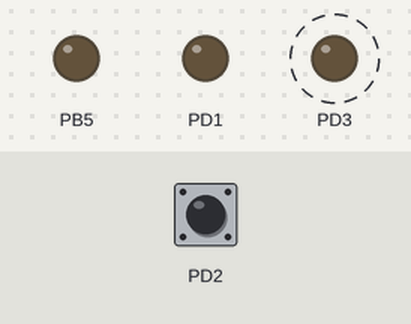
Simulated run of this program. Board: ATmega328P, built with avr-gcc and emulated at 16 MHz. Parts: output pins drawn as LEDs (lit = HIGH). Dashed ring = blinking. Inputs (shaded band) come from the test bench; at power-on: PD2 HIGH.

Above: at 0.87 s.
1.3 s: PD2 pulled LOW for 0.15 s
At 1.62 s:
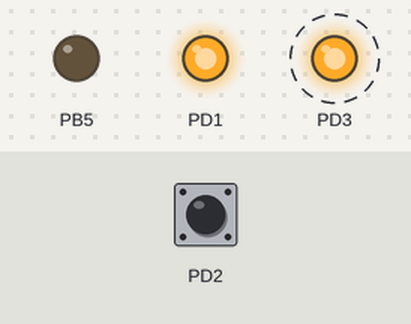
4.3 s: PD2 pulled LOW for 1 s
At 4.62 s:
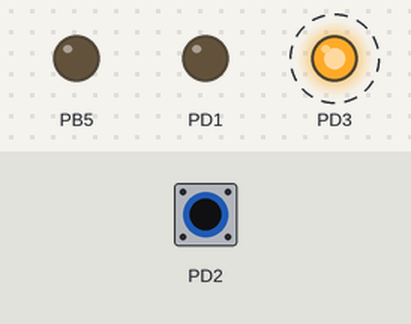
7.3 s: PD2 pulled LOW for 3.2 s
At 7.87 s:
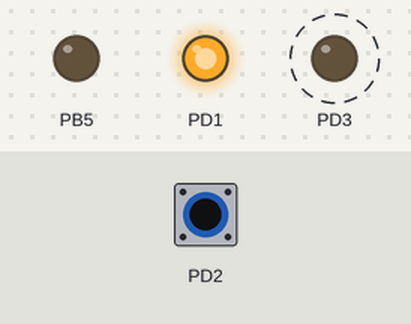
Timing chart, 0 to 18.0 s (numbered marks = the images above; inputs shaded):
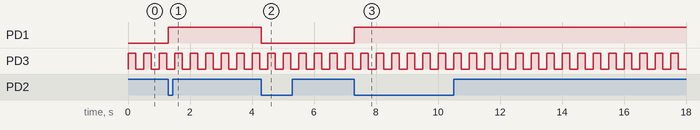

Measured:
- after the input at 1.3 s, PD1: LOW → HIGH at once
- after the input at 4.3 s, PD1: HIGH → LOW at once
- after the input at 7.3 s, PD1: LOW → HIGH at once
- by itself, PD3: alternates HIGH for 0.25 s and LOW for 0.25 s

The program:

main.c
```c
// (licence header left out)
#include <stdint.h>

#include <avr/io.h>
#include <avr/interrupt.h>
#include <util/delay.h>

#include "dio.h"
#include "pb5.h"

#define INT_LED         ARDUINO_D01
#define BUTTON          ARDUINO_D02
#define POLL_LED        ARDUINO_D03

/******************************************************************************/

void setup_debugger(void) {
        pb5_open();
}

/******************************************************************************/
#define TABLE_SIZE 3

void setup_digital_io(void) {
        uint8_t err = 0;

        const dio_config table[TABLE_SIZE] = {
                [0] = {INT_LED, OUTPUT, LOW},
                [1] = {BUTTON, INPUT, PULLUP},
                [2] = {POLL_LED, OUTPUT, LOW}
        };

        err = dio_open(table, TABLE_SIZE);

        if (err) {
                pb5_write(0xFF);
        }
}

/*******************************************************************************
enable INT0 interrupt on falling edge
*/
void setup_interrupt(void) {
        cli();

        EIMSK |= 1 << INT0;
        EICRA |= (1 << ISC01);

        sei();
}

/******************************************************************************/

void setup(void) {
        setup_debugger();
        setup_digital_io();
        setup_interrupt();
}

/******************************************************************************/

volatile uint8_t err_state;

ISR(INT0_vect, ISR_BLOCK) {
        static uint8_t err;

        err = dio_write(INT_LED, TOGGLE);

        if (err) {
                err_state = 1;
        }
}

/******************************************************************************/

int main(void) {
        setup();

        while (1) {
                uint8_t err = dio_write(POLL_LED, TOGGLE);

                if (err) {
                        pb5_write(0x22);
                }

                _delay_ms(250);

                if (err_state) {
                        pb5_write(0x11);
                }
        }

        return 0;
}
```

pb5.c
```c
// (licence header left out)
#include <avr/io.h>
#include <util/delay.h>

#include "dio.h"
#include "pb5.h"

/******************************************************************************/

void pb5_open(void)
{
        uint8_t err = 0;

        dio_config table = {
                .pin = ARDUINO_D13,
                .mode = OUTPUT,
                .value = LOW
        };

        err = dio_open(&table, 1);

        if (err) {
                DDRB |= (1 << DDB5);

                while (1) {
                        PORTB ^= (1 << PORTB5);
                        _delay_ms(50);
                }
        }
}

/*******************************************************************************
function does not return. Just a straight unrolled loop over the pattern until
reset. There is of course some time overhead on the _delay_ms and dio_write
function calls, but for a human reading the debug LED for debug purposes the
microsecond drift accumulation is absolutely not a problem.
*/

void pb5_write(const uint8_t pattern)
{
        uint8_t cycle[4] = {
                [0] = pattern >> 6,
                [1] = (pattern >> 4) & 0x3,
                [2] = (pattern >> 2) & 0x3,
                [3] = pattern & 0x3
        };

loop:
        for (uint8_t i = 0; i < 4; i++) {
                switch (cycle[i]) {
                        case 0:
                                _delay_ms(1000);
                                break;
                        case 1:
                                dio_write(ARDUINO_D13, HIGH);
                                _delay_ms(100);
                                dio_write(ARDUINO_D13, LOW);
                                _delay_ms(900);
                                break;
                        case 2:
                                dio_write(ARDUINO_D13, HIGH);
                                _delay_ms(100);
                                dio_write(ARDUINO_D13, LOW);
                                _delay_ms(100);
                                dio_write(ARDUINO_D13, HIGH);
                                _delay_ms(100);
                                dio_write(ARDUINO_D13, LOW);
                                _delay_ms(700);
                                break;
                        case 3:
                                dio_write(ARDUINO_D13, HIGH);
                                _delay_ms(100);
                                dio_write(ARDUINO_D13, LOW);
                                _delay_ms(100);
                                dio_write(ARDUINO_D13, HIGH);
                                _delay_ms(100);
                                dio_write(ARDUINO_D13, LOW);
                                _delay_ms(100);
                                dio_write(ARDUINO_D13, HIGH);
                                _delay_ms(100);
                                dio_write(ARDUINO_D13, LOW);
                                _delay_ms(500);
                                break;
                }
        }

        goto loop;
}
```

pb5.h
```c
// (licence header left out)
#ifndef PB5_H
#define PB5_H

/*******************************************************************************
* @function pb5_open
* @brief Configure pin B5 (arudino D13)
* @details If this open function fails internally, the builtin led will stay on.
*******************************************************************************/
void pb5_open(void);

/*******************************************************************************
* @function pb5_write
* @brief LED will flash according to input pattern. Function will not return.
* @details If this open function fails, the builtin led will rapidly flash.
* @param[in] pattern Each dibit from MSB -> LSB specifies the number of blinks
* to occur in one second. The entire pattern is performed over 4 seconds. e.g.,
* 0xB3 performs 2 blinks in second 1, 3 blinks in second 2, 0 blinks in second
* 3, and 3 blinks in second 4. This pattern repeatedly infinitely.
*******************************************************************************/
void pb5_write(const uint8_t pattern);

#endif /* PB5_H */
```

dio.c
```c
// (licence header left out)
#include <avr/interrupt.h>
#include <avr/io.h>
#include <avr/pgmspace.h>
#include <util/atomic.h>

#include "dio.h"

static uint8_t dio_open_entry(const uint8_t pin, const uint8_t mode);

#ifdef atomic
        #error "dio.c internal bug: atomic definition exists"
#else
        #define atomic ATOMIC_BLOCK(ATOMIC_RESTORESTATE)
#endif

/*******************************************************************************
* @struct name_attributes
* @brief Contains relevant register details for a given pin name
* @var name_attributes::pin_reg
*       @brief pointer to the associated PIN register
* @var name_attributes::mask
*       @brief bitmask over the PIN register. e.g., 1 << PINC3
* @var name_attributes::pos
*       @brief bit position within the PIN register. e.g., PINC3
*******************************************************************************/
typedef struct attributes {
        volatile uint8_t *const pin_reg;
        const uint8_t mask;
        const uint8_t pos;
} attributes;

/*******************************************************************************
* @var lookup
* @brief Lookup table to access the attributes associated with a given pin
* @details Due to_SFR_IO8() offsets on the ATmega328P, the data direction and
* port registers can be accessed via pointer arithmetic on the associated pin
* register. The flash table only needs a reference to the pin register because
* DDR = PIN + 1 and PORT = PIN + 2. This will free 46 bytes of flash memory.
*******************************************************************************/
static const attributes lookup[] PROGMEM = {
        /* Port B */
        [DIO_B0] = { &PINB, 1 << PINB0, PINB0 },
        [DIO_B1] = { &PINB, 1 << PINB1, PINB1 },
        [DIO_B2] = { &PINB, 1 << PINB2, PINB2 },
        [DIO_B3] = { &PINB, 1 << PINB3, PINB3 },
        [DIO_B4] = { &PINB, 1 << PINB4, PINB4 },
        [DIO_B5] = { &PINB, 1 << PINB5, PINB5 },
        [DIO_B6] = { &PINB, 1 << PINB6, PINB6 },
        [DIO_B7] = { &PINB, 1 << PINB7, PINB7 },

        /* Port C */
        [DIO_C0] = { &PINC, 1 << PINC0, PINC0 },
        [DIO_C1] = { &PINC, 1 << PINC1, PINC1 },
        [DIO_C2] = { &PINC, 1 << PINC2, PINC2 },
        [DIO_C3] = { &PINC, 1 << PINC3, PINC3 },
        [DIO_C4] = { &PINC, 1 << PINC4, PINC4 },
        [DIO_C5] = { &PINC, 1 << PINC5, PINC5 },
        [DIO_C6] = { &PINC, 1 << PINC6, PINC6 },

        /* Port D */
        [DIO_D0] = { &PIND, 1 << PIND0, PIND0 },
        [DIO_D1] = { &PIND, 1 << PIND1, PIND1 },
        [DIO_D2] = { &PIND, 1 << PIND2, PIND2 },
        [DIO_D3] = { &PIND, 1 << PIND3, PIND3 },
        [DIO_D4] = { &PIND, 1 << PIND4, PIND4 },
        [DIO_D5] = { &PIND, 1 << PIND5, PIND5 },
        [DIO_D6] = { &PIND, 1 << PIND6, PIND6 },
        [DIO_D7] = { &PIND, 1 << PIND7, PIND7 },
};

/*******************************************************************************
dio_open ensures that the DDR and PORT assignments happen atomically. We don't
want an interrupt to occur after the DDR assignment and before the PORT
assignment. These are edge scenarios where an interrupt doesn't use the DIO
interface and attempts to modify the same DDR as held in the current iteration.

The following path is unusual but has the unintended effect of engaging the D0
pullup resistor.

1. dio_open_entry() -> DDRD |= (1 << DDD0)
2. interrupt -> DDRD &= ~ (1 << DDD0)
3. dio_write() -> PORTD |= (1 << PORTD0)
*/

uint8_t dio_open(const dio_config *const table, const uint8_t n)
{
        if (!table) {
                return DIO_ERR_NULL;
        }

        if (n == 0) {
                return DIO_ERR_VALUE;
        }

        uint8_t open_err = 0;
        uint8_t write_err = 0;

        for (uint8_t i = 0; i < n; i++) {
                dio_config entry = table[i];

                atomic {
                        open_err = dio_open_entry(entry.pin, entry.mode);
                        write_err = dio_write(entry.pin, entry.value);
                }

                if (open_err) {
                        return open_err;
                }

                if (write_err) {
                        return write_err;
                }
        }

        return DIO_SUCCESS;
}

/******************************************************************************/

static uint8_t dio_open_entry(const uint8_t pin, const uint8_t mode)
{
        if (pin > DIO_D7) {
                return DIO_ERR_PIN;
        }

        attributes attr = {0};
        memcpy_P(&attr, &lookup[pin], sizeof(attributes));

        volatile uint8_t *const ddr_reg = attr.pin_reg + 1;

        switch (mode) {
                case INPUT:
                        *ddr_reg &= ~(attr.mask);
                        break;

                case OUTPUT:
                        *ddr_reg |= attr.mask;
                        break;

                default:
                        return DIO_ERR_MODE;
        }

        return DIO_SUCCESS;
}

/******************************************************************************/

uint8_t dio_write(const uint8_t pin, const uint8_t value)
{
        if (pin > DIO_D7) {
                return DIO_ERR_PIN;
        }

        attributes attr = {0};
        memcpy_P(&attr, &lookup[pin], sizeof(attributes));

        volatile uint8_t *const port_reg = attr.pin_reg + 2;

        switch (value) {
                case LOW:
                        *port_reg &= ~(attr.mask);
                        break;

                case HIGH: /* PULLUP on INPUT */
                        *port_reg |= attr.mask;
                        break;

                case TOGGLE:
                        *port_reg ^= attr.mask;
                        break;

                default:
                        return DIO_ERR_VALUE;
        }

        return DIO_SUCCESS;
}

/******************************************************************************/

uint8_t dio_read(const uint8_t pin, uint8_t *const value)
{
        if (pin > DIO_D7) {
                return DIO_ERR_PIN;
        }

        attributes attr = {0};
        memcpy_P(&attr, &lookup[pin], sizeof(attributes));

        *value = (uint8_t) ((*attr.pin_reg >> attr.pos) & 0x1);

        return DIO_SUCCESS;
}
```

dio.h
```c
// (licence header left out)
#ifndef DIO_H
#define DIO_H

/* error codes */
#define DIO_SUCCESS     (uint8_t) 0 /**< @brief Function was successful.      */
#define DIO_ERR_PIN     (uint8_t) 1 /**< @brief Input pin is invalid.         */
#define DIO_ERR_MODE    (uint8_t) 2 /**< @brief Input mode is invalid.        */
#define DIO_ERR_VALUE   (uint8_t) 3 /**< @brief Input value is invalid.       */
#define DIO_ERR_NULL    (uint8_t) 4 /**< @brief Input pointer is null.        */

/* API mode and value arguments */
#define INPUT   (uint8_t) 0
#define OUTPUT  (uint8_t) 1
#define LOW     (uint8_t) 0
#define HIGH    (uint8_t) 1
#define PULLUP  (uint8_t) 1
#define TOGGLE  (uint8_t) 2

/* digital I/O pins for the ATmega328P SPDIP pin configuration */
#define DIO_B0 (uint8_t) 0
#define DIO_B1 (uint8_t) 1
#define DIO_B2 (uint8_t) 2
#define DIO_B3 (uint8_t) 3
#define DIO_B4 (uint8_t) 4
#define DIO_B5 (uint8_t) 5
#define DIO_B6 (uint8_t) 6
#define DIO_B7 (uint8_t) 7
#define DIO_C0 (uint8_t) 8
#define DIO_C1 (uint8_t) 9
#define DIO_C2 (uint8_t) 10
#define DIO_C3 (uint8_t) 11
#define DIO_C4 (uint8_t) 12
#define DIO_C5 (uint8_t) 13
#define DIO_C6 (uint8_t) 14
#define DIO_D0 (uint8_t) 15
#define DIO_D1 (uint8_t) 16
#define DIO_D2 (uint8_t) 17
#define DIO_D3 (uint8_t) 18
#define DIO_D4 (uint8_t) 19
#define DIO_D5 (uint8_t) 20
#define DIO_D6 (uint8_t) 21
#define DIO_D7 (uint8_t) 22

/* pin map for SPDIP physical layout */
#define PIN01 DIO_C6
#define PIN02 DIO_D0
#define PIN03 DIO_D1
#define PIN04 DIO_D2
#define PIN05 DIO_D3
#define PIN06 DIO_D4
#define PIN09 DIO_B6
#define PIN10 DIO_B7
#define PIN11 DIO_D5
#define PIN12 DIO_D6
#define PIN13 DIO_D7
#define PIN14 DIO_B0
#define PIN15 DIO_B1
#define PIN16 DIO_B2
#define PIN17 DIO_B3
#define PIN18 DIO_B4
#define PIN19 DIO_B5
#define PIN23 DIO_C0
#define PIN24 DIO_C1
#define PIN25 DIO_C2
#define PIN26 DIO_C3
#define PIN27 DIO_C4
#define PIN28 DIO_C5

/* pin map for arduino uno rev3 */
#define ARDUINO_D00 DIO_D0
#define ARDUINO_D01 DIO_D1
#define ARDUINO_D02 DIO_D2
#define ARDUINO_D03 DIO_D3
#define ARDUINO_D04 DIO_D4
#define ARDUINO_D05 DIO_D5
#define ARDUINO_D06 DIO_D6
#define ARDUINO_D07 DIO_D7
#define ARDUINO_D08 DIO_B0
#define ARDUINO_D09 DIO_B1
#define ARDUINO_D10 DIO_B2
#define ARDUINO_D11 DIO_B3
#define ARDUINO_D12 DIO_B4
#define ARDUINO_D13 DIO_B5
#define ARDUINO_A00 DIO_C0
#define ARDUINO_A01 DIO_C1
#define ARDUINO_A02 DIO_C2
#define ARDUINO_A03 DIO_C3
#define ARDUINO_A04 DIO_C4
#define ARDUINO_A05 DIO_C5
#define ARDUINO_RST DIO_C6

/*******************************************************************************
* @struct dio_config
* @brief Configurations for digital I/O pin setup.
* @var dio_config::pin
*       @brief Selected from the Px, PINx, or ARDUINOx macros
* @var dio_config::mode
*       @brief INPUT or OUTPUT
* @var dio_config::value
*       @brief LOW, HIGH, or PULLUP
*******************************************************************************/
typedef struct dio_config {
        uint8_t pin;
        uint8_t mode;
        uint8_t value;
} dio_config;

/*******************************************************************************
* @function dio_open
* @brief Configure pins for input or output and with an initial value
* @param[in] table
* @param[in] n total elements in table
*******************************************************************************/
uint8_t dio_open(const dio_config *const table, const uint8_t n);

/*******************************************************************************
* @function dio_write
* @brief Drive an output pin or configure the pullup resistor on an input pin.
* @param[in] pin
* @param[in] value One of HIGH, LOW, TOGGLE, or PULLUP
*******************************************************************************/
uint8_t dio_write(const uint8_t pin, const uint8_t value);

/*******************************************************************************
* @function dio_read
* @brief Read voltage on an input pin
* @param[in] name
* @param[out] val Either HIGH or LOW on successful return
*******************************************************************************/
uint8_t dio_read(const uint8_t pin, uint8_t *const value);

#endif /* DIO_H */
```
